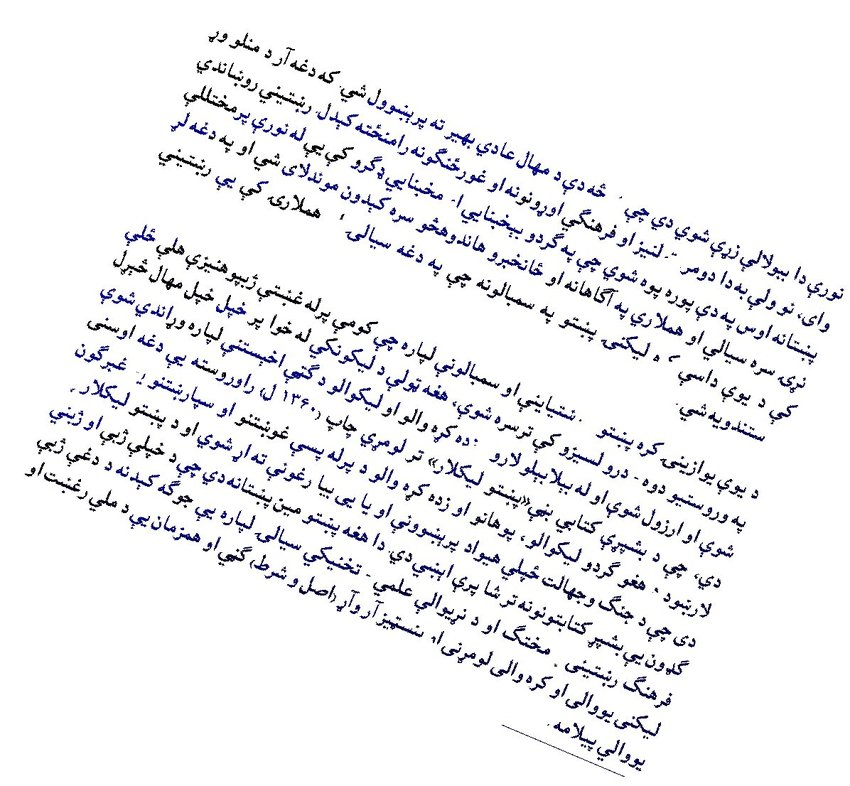
#> input picture input2.png, 850 x 786 px, found by its file name
$ python scikit_skew_detect.py
#> lines starting #> are read from the running program, lines starting #| are printed output that depends on the picture
### deskew/__init__.py
from typing import Any, Dict, List, Optional, Tuple

import numpy as np
from skimage.feature import canny
from skimage.transform import hough_line, hough_line_peaks
import matplotlib.pyplot as plt


def _get_max_freq_elem(peaks: List[int]) -> List[float]:
    freqs: Dict[float, int] = {}
    for peak in peaks:
        if peak in freqs:
            freqs[peak] += 1
        else:
            freqs[peak] = 1

    sorted_keys = sorted(freqs.keys(), key=freqs.get, reverse=True)  # type: ignore
    max_freq = freqs[sorted_keys[0]]

    max_arr = []
    for sorted_key in sorted_keys:
        if freqs[sorted_key] == max_freq:
            max_arr.append(sorted_key)

    return max_arr


def _compare_sum(value: float) -> bool:
    return 44 <= value <= 46


def _calculate_deviation(angle: float) -> float:

    angle_in_degrees = np.abs(angle)
    deviation = np.abs(np.pi / 4 - angle_in_degrees)

    return deviation


def determine_skew_dev(
    image: np.ndarray, sigma: float = 3.0, num_peaks: int = 20
) -> Tuple[Optional[float], Any, Any, Tuple[Any, Any, Any]]:
    img = image
    edges = canny(img, sigma=sigma)                 #Edge filter an image using Canny Algorithm
    out, angles, distances = hough_line(edges)      #perform a straight line Hough Transform

    _, angles_peaks, _ = hough_line_peaks(out, angles, distances, num_peaks=num_peaks)

    absolute_deviations = [_calculate_deviation(k) for k in angles_peaks]
    average_deviation = np.mean(np.rad2deg(absolute_deviations))
    angles_peaks_degree = [np.rad2deg(x) for x in angles_peaks]

    bin_0_45 = []
    bin_45_90 = []
    bin_0_45n = []
    bin_45_90n = []

    for angle in angles_peaks_degree:

        deviation_sum = int(90 - angle + average_deviation)
        if _compare_sum(deviation_sum):
            bin_45_90.append(angle)
            continue

        deviation_sum = int(angle + average_deviation)
        if _compare_sum(deviation_sum):
            bin_0_45.append(angle)
            continue

        deviation_sum = int(-angle + average_deviation)
        if _compare_sum(deviation_sum):
            bin_0_45n.append(angle)
            continue

        deviation_sum = int(90 + angle + average_deviation)
        if _compare_sum(deviation_sum):
            bin_45_90n.append(angle)

    angles = [bin_0_45, bin_45_90, bin_0_45n, bin_45_90n]
    nb_angles_max = 0
    max_angle_index = -1
    for angle_index, angle in enumerate(angles):
        nb_angles = len(angle)
        if nb_angles > nb_angles_max:
            nb_angles_max = nb_angles
            max_angle_index = angle_index

    if nb_angles_max:
        ans_arr = _get_max_freq_elem(angles[max_angle_index])
        angle = np.mean(ans_arr)
    elif angles_peaks_degree:
        ans_arr = _get_max_freq_elem(angles_peaks_degree)
        angle = np.mean(ans_arr)
    else:
        return None, angles, average_deviation, (out, angles, distances)

    if 0 <= angle <= 90:
        rot_angle = angle - 90
    elif -45 <= angle < 0:
        rot_angle = angle - 90
    elif -90 <= angle < -45:
        rot_angle = 90 + angle

    return rot_angle, angles, average_deviation, (out, angles, distances)

# [8 lines of commented-out code are left out]

def determine_skew(image: np.ndarray, sigma: float = 3.0, num_peaks: int = 20) -> Optional[float]:
    """
    Calculates skew angle

    Return None if no skew will be found
    """
    angle, _, _, (h,a,d) = determine_skew_dev(image, sigma=sigma, num_peaks=num_peaks)
    # display_hough(h,a,d)
    return angle

### scikit_skew_detect.py
import numpy as np
from skimage import io
from skimage.color import rgb2gray
from skimage.transform import rotate

from deskew import determine_skew

image = io.imread('deskew-master\input2.png')
#> image is the input picture: shape (786, 850, 3); mean R, G, B 239.2, 239.2, 241.3
grayscale = rgb2gray(image)
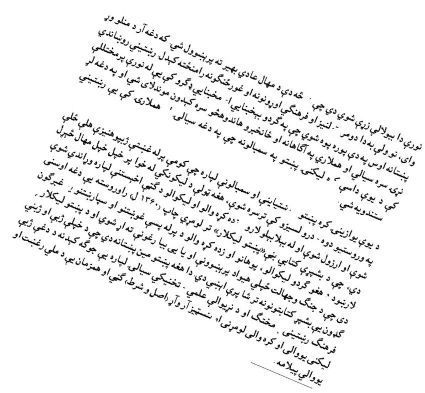
#> grayscale: shape (786, 850) float64 (shown at 1/2 size); min 0, max 1, mean 0.939
angle = determine_skew(grayscale)
#> in determine_skew_dev, `edges = canny(img, sigma=sigma)`:
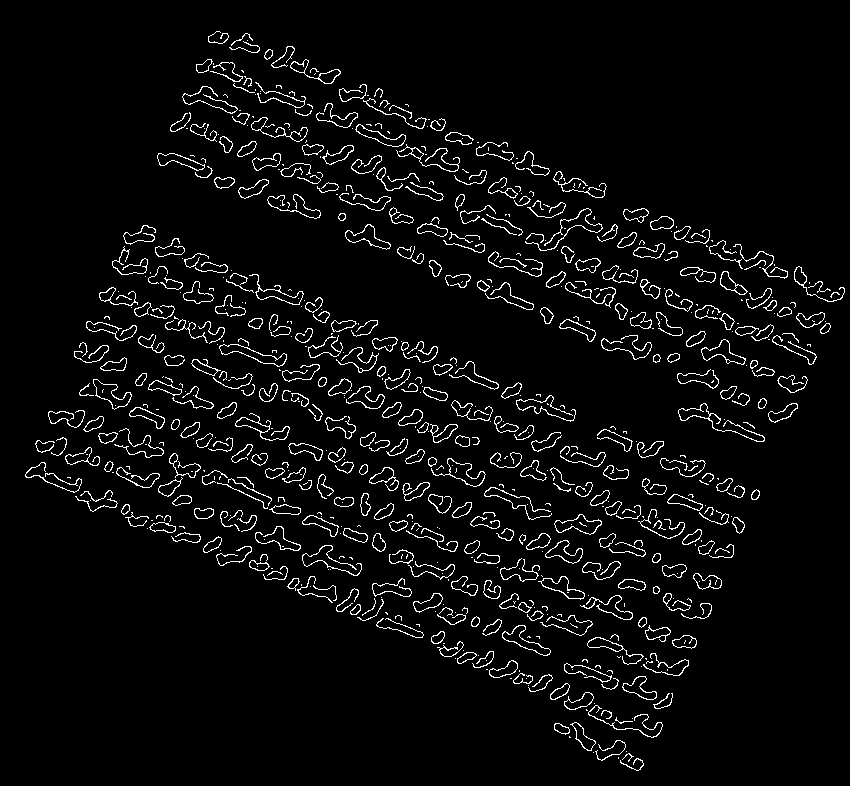
#> edges: shape (786, 850) bool; 4.5% white in thin lines or dots
#> in determine_skew_dev, `out, angles, distances = hough_line(edges)`:
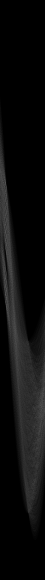
#> out: shape (2317, 180) uint64 (shown at 1/4 size); min 0, max 221, mean 12.9
#> in determine_skew_dev, `out, angles, distances = hough_line(edges)`: angles = 180 values from -1.57 to 1.55; distances = 2317 values from -1158 to 1158
#> in determine_skew_dev, `_, angles_peaks, _ = hough_line_peaks(out, angles, distances, num_peak..`: angles_peaks = 20 values, max 1.48 at index 18, min -1.24 at index 14, mean -0.963
#> in determine_skew_dev, `absolute_deviations = [_calculate_deviation(k) for k in angles_peaks]`: absolute_deviations = [0.384, 0.384, 0.384, 0.384, 0.384, 0.384, 0.384, 0.384, 0.384, 0.384, 0.384, 0.384, 0.384, 0.384, 0.454, 0, 0, 0, 0.698, 0]
#> in determine_skew_dev, `average_deviation = np.mean(np.rad2deg(absolute_deviations))`: average_deviation = 18.7
#> in determine_skew_dev, `angles_peaks_degree = [np.rad2deg(x) for x in angles_peaks]`: angles_peaks_degree = [-67, -67, -67, -67, -67, -67, -67, -67, -67, -67, -67, -67, -67, -67, -71, -45, -45, -45, 85, -45]
#> the loop in determine_skew_dev, `for angle in angles_peaks_degree: ` made 20 passes
#> angle on passes 1 to 8: -67, -67, -67, -67, -67, -67, -67, -67
#> after the loop in determine_skew_dev, `for angle in angles_peaks_degree:`: bin_0_45 = []
#> in determine_skew_dev, `angles = [bin_0_45, bin_45_90, bin_0_45n, bin_45_90n]`: angles = [[], [], [], []]
#> the loop in determine_skew_dev, `for angle_index, angle in enumerate(angles):` made 4 passes
#> after the loop in determine_skew_dev, `for angle_index, angle in enumerate(angles):`: max_angle_index = -1; nb_angles_max = 0
#> the loop in _get_max_freq_elem, `for peak in peaks:` made 20 passes
#> peak on passes 1 to 8: -67, -67, -67, -67, -67, -67, -67, -67
#> after the loop in _get_max_freq_elem, `for peak in peaks:`: freqs = {-67: 14, -71: 1, -45: 4, 85: 1}
#> in _get_max_freq_elem, `sorted_keys = sorted(freqs.keys(), key=freqs.get, reverse=True)`: sorted_keys = [-67, -45, -71, 85]
#> in _get_max_freq_elem, `max_freq = freqs[sorted_keys[0]]`: max_freq = 14
#> the loop in _get_max_freq_elem, `for sorted_key in sorted_keys:` made 4 passes
#> sorted_key on passes 1 to 4: -67, -45, -71, 85
#> after the loop in _get_max_freq_elem, `for sorted_key in sorted_keys:`: max_arr = [-67]
#> in determine_skew_dev, `angle = np.mean(ans_arr)`: angle = -67
#> in determine_skew_dev, `rot_angle = 90 + angle`: rot_angle = 23
#> in determine_skew, `angle, _, _, (h,a,d) = determine_skew_dev(image, sigma=sigma, num_peak..`: a = [[], [], [], []]; d = 2317 values from -1158 to 1158
#> angle = 23
rotated = rotate(image, angle, resize=True) * 255
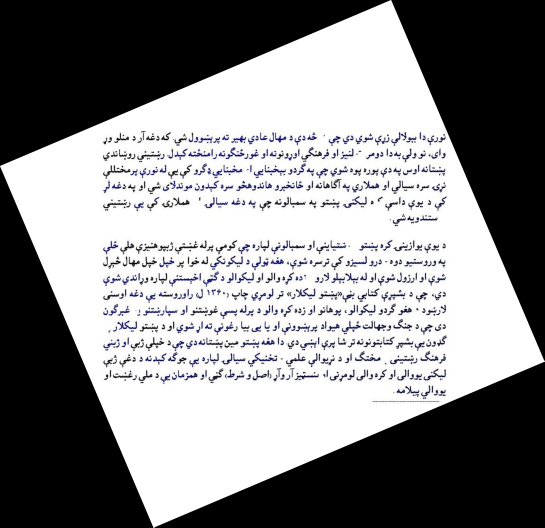
#> rotated: shape (1055, 1089, 3) float64 (shown at 1/2 size); mean R, G, B 139.1, 139.1, 140.3
io.imsave('deskew-master\output.png', rotated.astype(np.uint8))

$ run again, with input1.png copied over input2.png
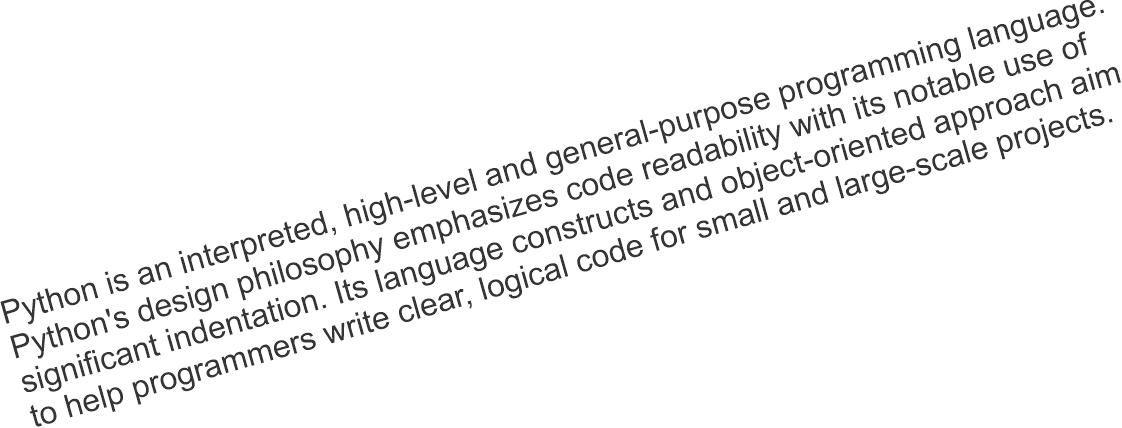
#> input picture input1.png, 1122 x 428 px, found by its file name
#> image is the input picture: shape (428, 1122, 4); mean R, G, B, A 237.5, 237.3, 237.4, 15.6
#> in determine_skew_dev, `edges = canny(img, sigma=sigma)`:
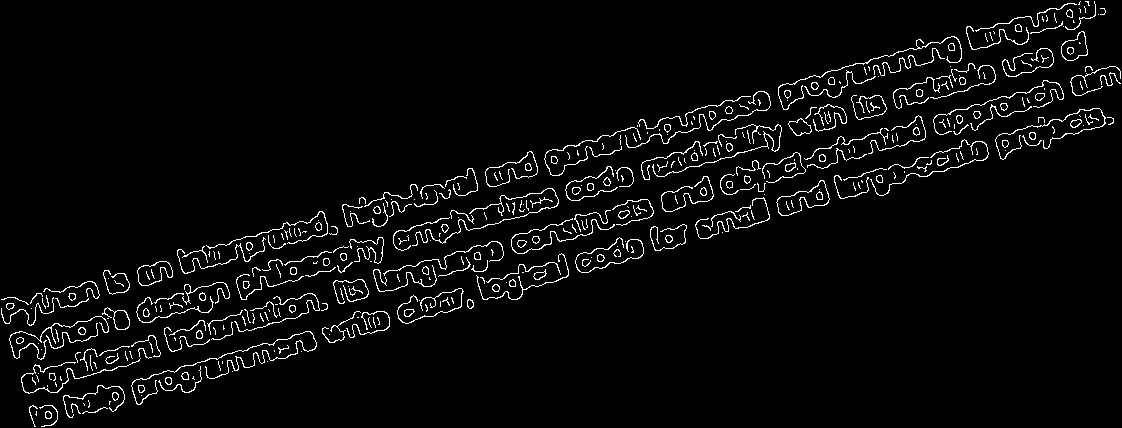
#> edges: shape (428, 1122) bool; 3.7% white in thin lines or dots
#> in determine_skew_dev, `out, angles, distances = hough_line(edges)`: angles = 180 values from -1.57 to 1.55; distances = 2403 values from -1201 to 1201
#> angles_peaks = [1.29, 1.29, 1.29, 1.29, 1.29, 1.29, 1.29, 1.29]
#> absolute_deviations = [0.506, 0.506, 0.506, 0.506, 0.506, 0.506, 0.506, 0.506]
#> average_deviation = 29
#> angles_peaks_degree = [74, 74, 74, 74, 74, 74, 74, 74]
#> the loop in determine_skew_dev, `for angle in angles_peaks_degree: ` made 8 passes
#> after the loop in determine_skew_dev, `for angle in angles_peaks_degree:`: bin_0_45 = []; bin_45_90 = [74, 74, 74, 74, 74, 74, 74, 74]; bin_45_90n = []
#> in determine_skew_dev, `angles = [bin_0_45, bin_45_90, bin_0_45n, bin_45_90n]`: angles = [[], [74, 74, 74, 74, 74, 74, 74, 74], [], []]
#> the loop in determine_skew_dev, `for angle_index, angle in enumerate(angles):` made 4 passes
#> (angle, nb_angles, nb_angles_max, max_angle_index) on pass 2: ([74, 74, 74, 74, 74, 74, 74, 74], 8, 8, 1)
#> after the loop in determine_skew_dev, `for angle_index, angle in enumerate(angles):`: max_angle_index = 1; nb_angles_max = 8
#> the loop in _get_max_freq_elem, `for peak in peaks:` made 8 passes
#> after the loop in _get_max_freq_elem, `for peak in peaks:`: freqs = {74: 8}
#> sorted_keys = [74]
#> max_freq = 8
#> the loop in _get_max_freq_elem, `for sorted_key in sorted_keys:` made 1 pass
#> after the loop in _get_max_freq_elem, `for sorted_key in sorted_keys:`: max_arr = [74]
#> in determine_skew_dev, `angle = np.mean(ans_arr)`: angle = 74
#> rot_angle = -16
#> in determine_skew, `angle, _, _, (h,a,d) = determine_skew_dev(image, sigma=sigma, num_peak..`: a = [[], [74, 74, 74, 74, 74, 74, 74, 74], [], []]; d = 2403 values from -1201 to 1201
#> `angle = determine_skew(grayscale)`: angle = -16
#> `rotated = rotate(image, angle, resize=True) * 255`:
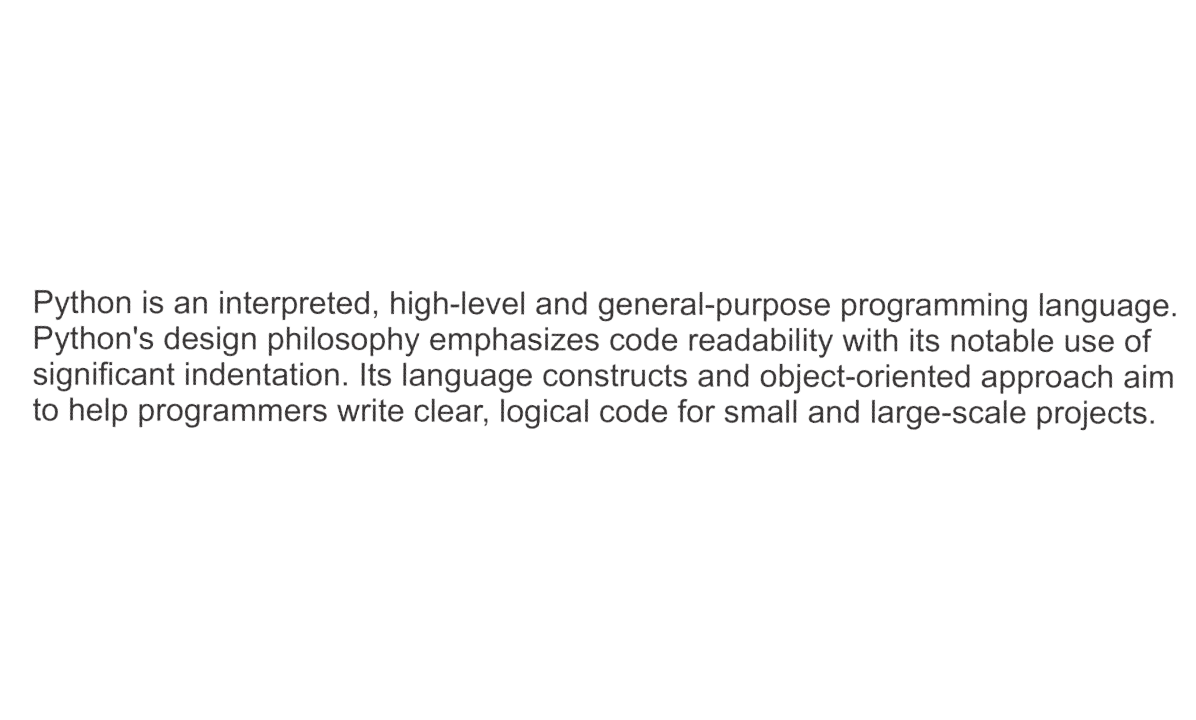
#> rotated: shape (720, 1196, 4) float64; mean R, G, B, A 132.5, 132.3, 132.4, 8.7; transparent parts drawn white

$ run again, with multi-skew-english.png copied over input2.png
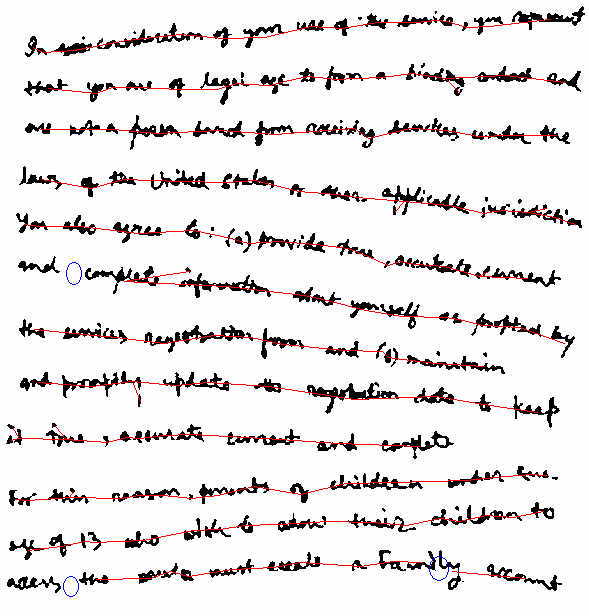
#> input picture multi-skew-english.png, 589 x 616 px, found by its file name
#> image is the input picture: shape (616, 589, 4); mean R, G, B, A 233, 228.8, 229, 255
#> in determine_skew_dev, `edges = canny(img, sigma=sigma)`:
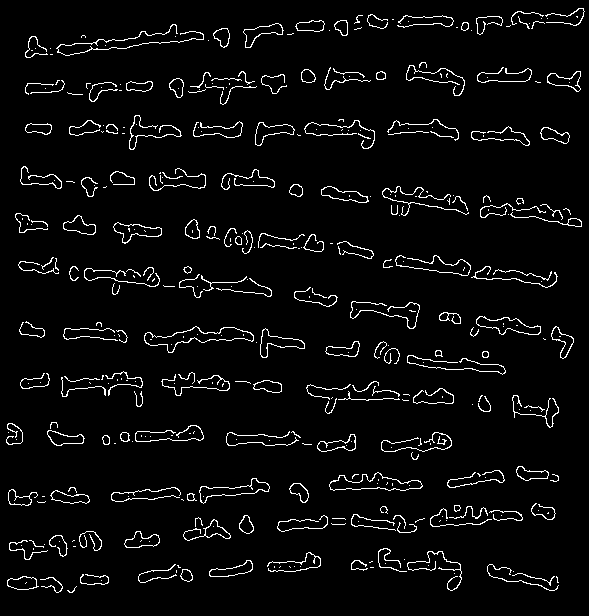
#> edges: shape (616, 589) bool; 4.3% white in thin lines or dots
#> in determine_skew_dev, `out, angles, distances = hough_line(edges)`: angles = 180 values from -1.57 to 1.55; distances = 1707 values from -853 to 853
#> angles_peaks = 20 values, max 1.55 at index 13, min -1.57 at index 14, mean -0.444
#> absolute_deviations = [0.733, 0.646, 0.716, 0.768, 0.681, 0.698, 0.75, 0.628, 0.75, 0.698, 0.733, 0.716, 0.663, 0.768, 0.785, 0.716, 0.716, 0.785, 0.733, 0.75]
#> average_deviation = 41.35
#> angles_peaks_degree = [87, -82, 86, -89, -84, -85, 88, -81, -88, -85, -87, -86, -83, 89, -90, 86, 86, -90, 87, -88]
#> the loop in determine_skew_dev, `for angle in angles_peaks_degree: ` made 20 passes
#> angle on passes 1 to 8: 87, -82, 86, -89, -84, -85, 88, -81
#> after the loop in determine_skew_dev, `for angle in angles_peaks_degree:`: bin_0_45 = []; bin_45_90 = [87, 86, 86, 86, 87]; bin_45_90n = [-85, -85, -87, -86]
#> in determine_skew_dev, `angles = [bin_0_45, bin_45_90, bin_0_45n, bin_45_90n]`: angles = [[], [87, 86, 86, 86, 87], [], [-85, -85, -87, -86]]
#> the loop in determine_skew_dev, `for angle_index, angle in enumerate(angles):` made 4 passes
#> (angle, nb_angles, nb_angles_max, max_angle_index) on pass 2: ([87, 86, 86, 86, 87], 5, 5, 1)
#> after the loop in determine_skew_dev, `for angle_index, angle in enumerate(angles):`: max_angle_index = 1; nb_angles_max = 5
#> the loop in _get_max_freq_elem, `for peak in peaks:` made 5 passes
#> peak on passes 1 to 5: 87, 86, 86, 86, 87
#> after the loop in _get_max_freq_elem, `for peak in peaks:`: freqs = {87: 2, 86: 3}
#> sorted_keys = [86, 87]
#> max_freq = 3
#> the loop in _get_max_freq_elem, `for sorted_key in sorted_keys:` made 2 passes
#> after the loop in _get_max_freq_elem, `for sorted_key in sorted_keys:`: max_arr = [86]
#> in determine_skew_dev, `angle = np.mean(ans_arr)`: angle = 86
#> rot_angle = -4
#> in determine_skew, `angle, _, _, (h,a,d) = determine_skew_dev(image, sigma=sigma, num_peak..`: a has the same summary as angles in determine_skew_dev; d = 1707 values from -853 to 853
#> `angle = determine_skew(grayscale)`: angle = -4
#> `rotated = rotate(image, angle, resize=True) * 255`:
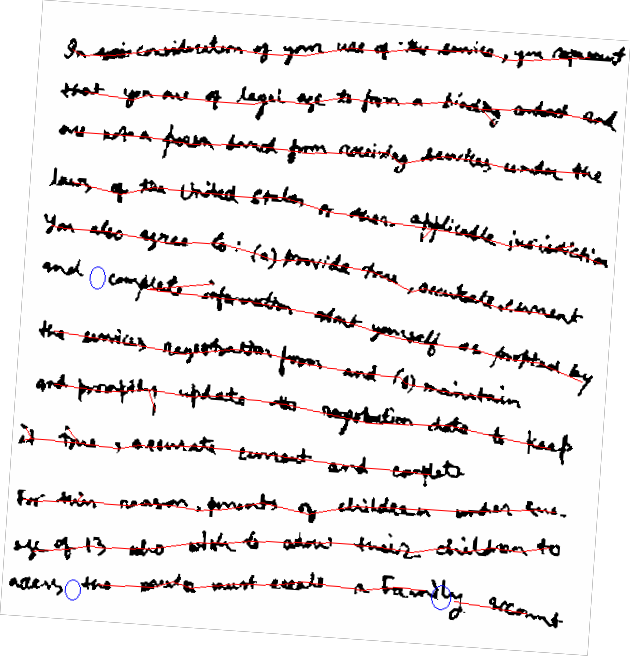
#> rotated: shape (656, 630, 4) float64; mean R, G, B, A 204.6, 200.9, 201, 223.9; transparent parts drawn white
